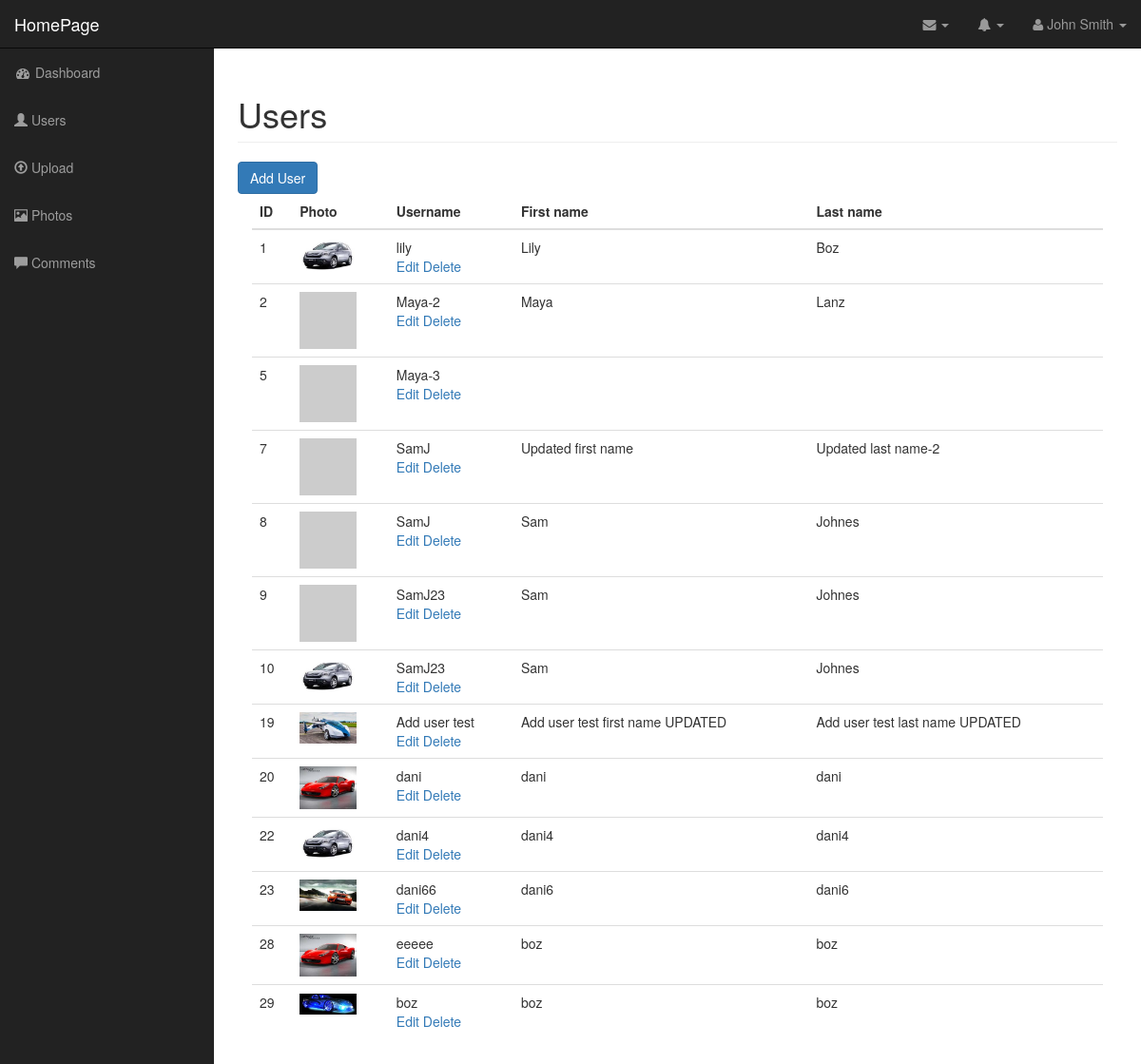
/admin/users (signed in), run on an earlier commit of the app's database.
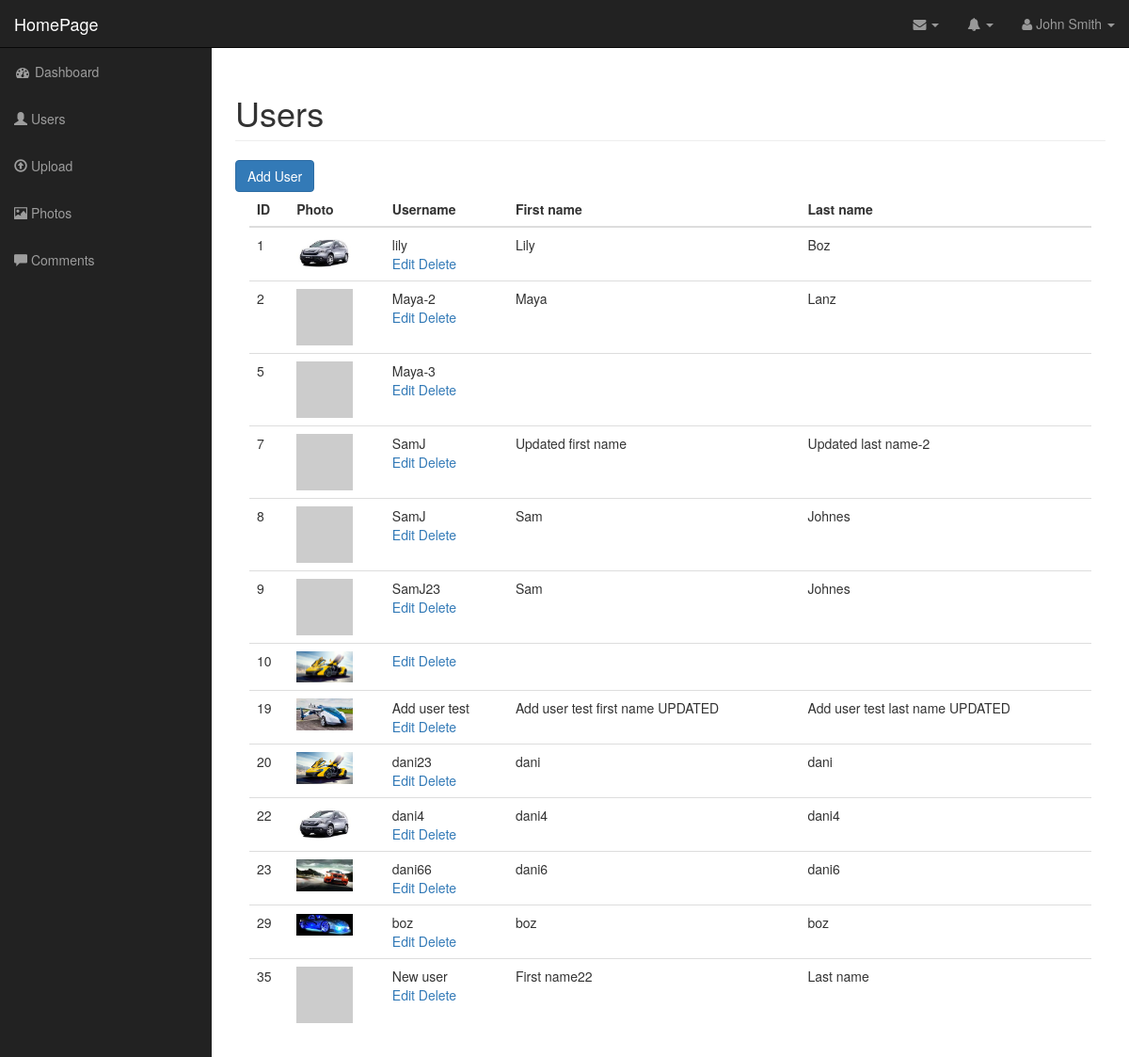
And on a later commit of the database.
### tables this page shows
CREATE TABLE `users` (
  `id` int(255) NOT NULL,
  `username` varchar(255) NOT NULL,
  `user_photo` varchar(255) NOT NULL,
  `user_password` varchar(255) NOT NULL,
  `user_first_name` varchar(255) NOT NULL,
  `user_last_name` varchar(255) NOT NULL
);

### admin/includes/database.php (called while the page is built, shortened)
<?php
class Database {
    public $connection;
    public function open_db_connection(){
        $this->connection = new mysqli(DB_HOST, DB_USER, DB_PASSWORD, DB_NAME);
    }
    public function query($sql){
        $result = $this->connection->query($sql);
        return $result;
    }
}
$database = new Database;
?>

### admin/includes/db_object.php (called while the page is built, shortened)
<?php
class Db_object {
    public static function find_all(){
        return static::find_by_query("SELECT * FROM " . static::$db_table . " ");
    }
    public static function find_by_query($sql){
        global $database;
        $result_set = $database->query($sql);
        $the_object_array = array();
        while($row = mysqli_fetch_array($result_set)){
            $the_object_array[] = static::instantiation($row);
        }
        return $the_object_array;
    }
    private function has_the_attribute($the_attribute){
        $object_properties = get_object_vars($this);
        return array_key_exists($the_attribute, $object_properties);
    }
    public static function instantiation($the_record){
        $the_object = new $calling_class;
        foreach($the_record as $the_attribute => $value){
                $the_object->$the_attribute = $value;
        }
        return $the_object;
    }
}
?>

### admin/includes/user.php (called while the page is built, shortened)
<?php
class User extends Db_object {
    public $user_photo;
    public $upload_directory = "images";
    public $user_photo_placeholder = "http://placehold.it/400x400&text=image";
    public function photo_path_placeholder() {
        return empty($this->user_photo) ? $this->user_photo_placeholder : $this->upload_directory.DS.$this->user_photo;
    }
}
?>

### admin/users.php (the view, shortened to what this page needs)
<?php
include("includes/header.php");
$users = User::find_all();
?>
        <nav class="navbar navbar-inverse navbar-fixed-top" role="navigation">
            <?php
            include("includes/top_nav.php");
            include("includes/side_nav.php");
            ?>
        </nav>
        <div id="page-wrapper">
            <div class="container-fluid">
                <div class="row">
                    <div class="col-lg-12">
                        <h1 class="page-header">
                            Users
                        </h1>
                        <a href="add_user.php" class="btn btn-primary">Add User</a>
                        <div class="col-md-12">
                            <table class="table table-hover">
                                <thead>
                                    <tr>
                                        <th>ID</th>
                                        <th>Photo</th>
                                        <th>Username</th>
                                        <th>First name</th>
                                        <th>Last name</th>
                                    </tr>
                                </thead>
                                <tbody>
                                    <?php foreach ($users as $user) : ?>
                                        <tr>
                                            <td>
                                                <?php echo $user->id; ?>
                                            </td>
                                            <td>
                                                <img class="user-photo" src="<?php echo $user->photo_path_placeholder(); ?>">
                                            </td>
                                            <td>
                                                <?php echo $user->username; ?>
                                                <div class="action_links">
                                                    <a href="edit_user.php?id=<?php echo $user->id; ?>">Edit</a>
                                                    <a class="delete-link" href="delete_user.php?id=<?php echo $user->id; ?>">Delete</a>
                                                </div>
                                            </td>
                                            <td>
                                                <?php echo $user->user_first_name; ?>
                                            </td>
                                            <td>
                                                <?php echo $user->user_last_name; ?>
                                            </td>
                                        </tr>
                                    <?php endforeach;?>
                                </tbody>
                            </table>
                        </div>
                    </div>
                </div>
            </div>
        </div>
  <?php include("includes/footer.php"); ?>

What changed in the data, as far as the page shows it:
removed users: id "28", user_photo (picture), username "eeeee", user_first_name "boz", user_last_name "boz"
changed users id 10: user_photo: a different picture; username "SamJ23" → (not shown); user_first_name "Sam" → (not shown); user_last_name "Johnes" → (not shown)
changed users "dani": user_photo: a different picture; username "dani" → "dani23"
added users: id "35", username "New user", user_first_name "First name22", user_last_name "Last name"
